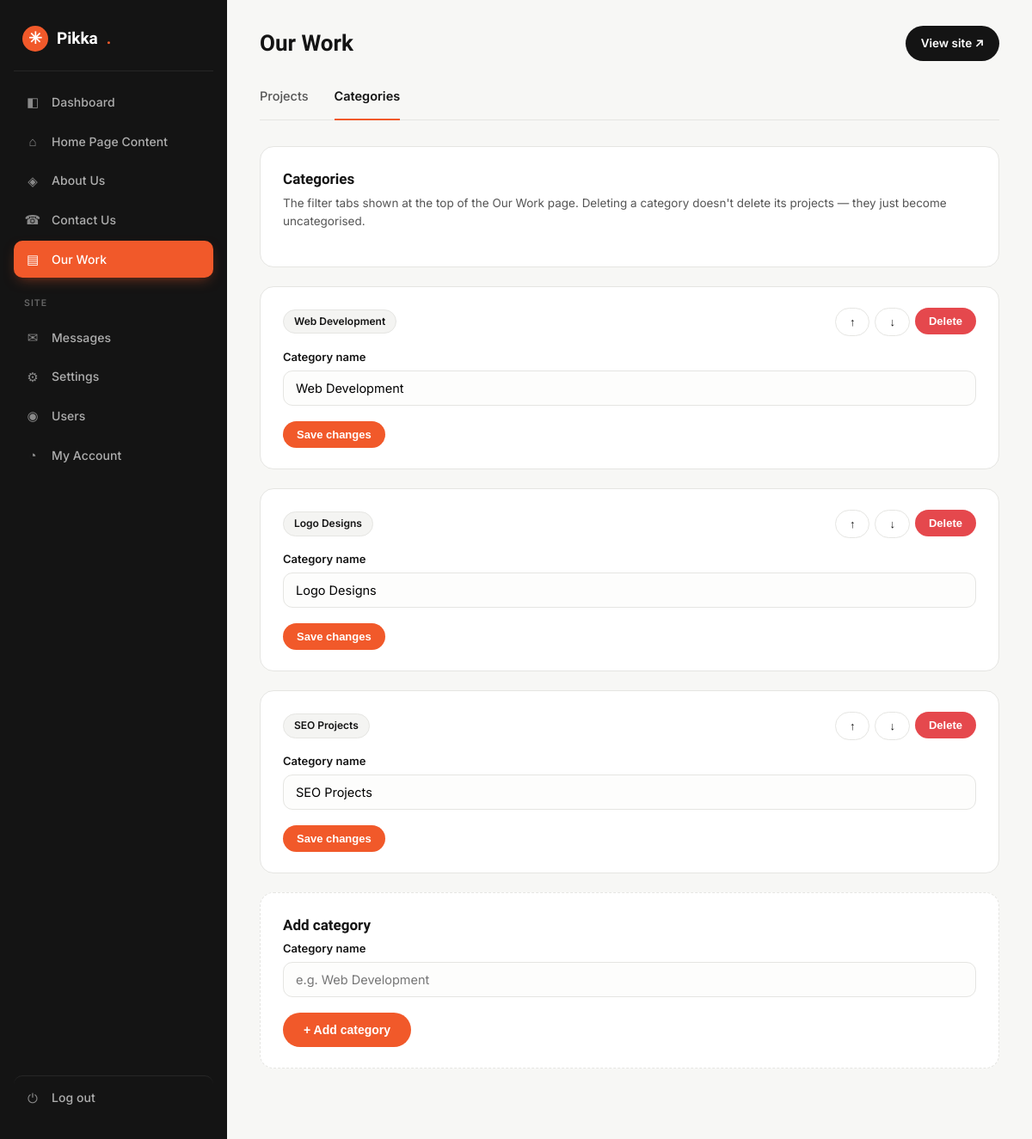
/admin/work.php?tab=categories (signed in), run on the app's committed database.
### tables this page shows
CREATE TABLE IF NOT EXISTS `work_categories` (
  `id` INT(11) NOT NULL AUTO_INCREMENT,
  `name` VARCHAR(120) NOT NULL,
  `slug` VARCHAR(140) NOT NULL,
  `sort_order` INT(11) DEFAULT 0,
  PRIMARY KEY (`id`),
  UNIQUE KEY `slug` (`slug`)
);

### includes/functions.php (called while the page is built, shortened)
<?php
require_once __DIR__ . '/config.php';
function e($str) {
    return htmlspecialchars($str ?? '', ENT_QUOTES, 'UTF-8');
}
function get_work_categories() {
    $out = [];
    $res = mysqli_query(db(), "SELECT * FROM work_categories ORDER BY sort_order ASC, id ASC");
    if ($res) while ($row = mysqli_fetch_assoc($res)) $out[] = $row;
    return $out;
}
    ?>

### includes/config.php (called while the page is built, shortened)
<?php
function db() {
    static $conn = null;
    if ($conn === null) {
        $conn = @mysqli_connect(DB_HOST, DB_USER, DB_PASS, DB_NAME);
        mysqli_set_charset($conn, 'utf8mb4');
    }
    return $conn;
}

### admin/work.php (the view, shortened to what this page needs)
<?php
$tabs = [
    'projects'   => ['label' => 'Projects'],
    'categories' => ['label' => 'Categories'],
];
$tab = $_GET['tab'] ?? 'projects';
$workTablesReady = (bool) mysqli_query(db(), "SELECT 1 FROM work_categories LIMIT 1")
    && (bool) mysqli_query(db(), "SELECT 1 FROM work_projects LIMIT 1");
$categories = get_work_categories();
require __DIR__ . '/header.php';
?>
<div class="subnav">
  <?php foreach ($tabs as $key => $meta): ?>
    <a href="?tab=<?= e($key) ?>" class="<?= $tab === $key ? 'active' : '' ?>"><?= e($meta['label']) ?></a>
  <?php endforeach; ?>
</div>
<?php if (!$workTablesReady): ?>
  <div class="card">
    <h2>One-time setup needed</h2>
    <p class="sub">Our Work stores its categories and projects in database tables that don't exist on this site yet. Open <strong>phpMyAdmin</strong> (in cPanel), select your database, go to the <strong>SQL</strong> tab, paste the code below, and click Go. This only needs to be done once — nothing else on the site is affected.</p>
    <textarea readonly rows="20" style="font-family:monospace;font-size:12.5px;white-space:pre" onclick="this.select()">CREATE TABLE IF NOT EXISTS `work_categories` (
  `id` INT(11) NOT NULL AUTO_INCREMENT,
  `name` VARCHAR(120) NOT NULL,
  `slug` VARCHAR(140) NOT NULL,
  `sort_order` INT(11) DEFAULT 0,
  PRIMARY KEY (`id`),
  UNIQUE KEY `slug` (`slug`)
) ENGINE=InnoDB DEFAULT CHARSET=utf8mb4;
CREATE TABLE IF NOT EXISTS `work_projects` (
  `id` INT(11) NOT NULL AUTO_INCREMENT,
  `category_id` INT(11) DEFAULT NULL,
  `title` VARCHAR(160) NOT NULL,
  `description` TEXT DEFAULT NULL,
  `image` VARCHAR(255) DEFAULT NULL,
  `link` VARCHAR(255) DEFAULT NULL,
  `sort_order` INT(11) DEFAULT 0,
  PRIMARY KEY (`id`),
  KEY `category_id` (`category_id`)
) ENGINE=InnoDB DEFAULT CHARSET=utf8mb4;
INSERT INTO `work_categories` (`name`, `slug`, `sort_order`) VALUES
('Web Development', 'web-development', 1),
('Logo Designs', 'logo-designs', 2),
('SEO Projects', 'seo-projects', 3);</textarea>
    <p class="muted" style="margin-top:10px">Once that's run, refresh this page and the Our Work editor will appear here.</p>
  </div>
<?php elseif ($tab === 'categories'): ?>
  <div class="card">
    <h2>Categories</h2>
    <p class="sub">The filter tabs shown at the top of the Our Work page. Deleting a category doesn't delete its projects — they just become uncategorised.</p>
  </div>
  <?php foreach ($categories as $idx => $cat): ?>
  <div class="card">
    <div class="rh" style="display:flex;justify-content:space-between;align-items:center;margin-bottom:14px">
      <span class="pill"><?= e($cat['name']) ?></span>
      <div style="display:flex;gap:6px">
        <form method="post" action="?tab=categories" style="display:inline"><button class="btn btn-ghost btn-sm" <?= $idx === 0 ? 'disabled' : '' ?>>↑</button></form>
        <form method="post" action="?tab=categories" style="display:inline"><button class="btn btn-ghost btn-sm" <?= $idx === count($categories) - 1 ? 'disabled' : '' ?>>↓</button></form>
        <form method="post" action="?tab=categories" style="display:inline" onsubmit="return confirm('Delete this category? Projects in it will become uncategorised, not deleted.')"><button class="btn btn-danger btn-sm">Delete</button></form>
      </div>
    </div>
    <form method="post" action="?tab=categories">
      <div class="field"><label>Category name</label><input type="text" name="name" value="<?= e($cat['name']) ?>"></div>
      <button class="btn btn-sm" type="submit">Save changes</button>
    </form>
  </div>
  <?php endforeach; ?>
  <div class="card" style="border-style:dashed">
    <h2>Add category</h2>
    <form method="post" action="?tab=categories">
      <div class="field"><label>Category name</label><input type="text" name="name" placeholder="e.g. Web Development"></div>
      <button class="btn" type="submit">+ Add category</button>
    </form>
  </div>
<?php endif; ?>
<?php require __DIR__ . '/footer.php'; ?>

### admin/admin.css (style rules this page uses)
:root { --accent:#F1592A;--ink:#141414;--mist:#F4F4F2;--line:#e5e5e2;--ink-2:#555 }
* { box-sizing:border-box;margin:0;padding:0 }
body { font-family:'Inter',system-ui,sans-serif;background:#f7f7f5;color:var(--ink);line-height:1.55 }
a { color:inherit;text-decoration:none }
.subnav { display:flex;gap:30px;flex-wrap:wrap;margin-bottom:30px;border-bottom:1px solid var(--line) }
.subnav a { position:relative;padding:4px 0 16px;font-size:14.5px;font-weight:500;color:var(--ink-2);transition:color .2s }
.subnav a::after { content:"";position:absolute;left:0;right:0;bottom:-1px;height:2px;background:var(--accent);transform:scaleX(0);transition:transform .2s ease }
.subnav a.active { color:var(--ink);font-weight:600 }
.subnav a.active::after { transform:scaleX(1) }
.card { background:#fff;border:1px solid var(--line);border-radius:16px;padding:24px 26px;margin-bottom:22px }
.card h2 { font-family:'Sora',sans-serif;font-size:17px;margin-bottom:4px }
.card .sub { color:var(--ink-2);font-size:13.5px;margin-bottom:18px }
label { display:block;font-size:13px;font-weight:600;margin:0 0 6px }
.field { margin-bottom:18px }
input[type=text],input[type=email],input[type=password],textarea,select { width:100%;border:1px solid var(--line);border-radius:11px;padding:11px 14px;font-family:inherit;font-size:14.5px;background:#fdfdfc;transition:.2s }
.btn { display:inline-flex;align-items:center;gap:8px;background:var(--accent);color:#fff;border:0;padding:12px 24px;border-radius:100px;font-weight:600;font-size:14px;cursor:pointer;transition:.2s }
.btn-ghost { background:#fff;border:1px solid var(--line);color:var(--ink) }
.btn-sm { padding:8px 16px;font-size:13px }
.btn-danger { background:#e5484d }
.pill { background:var(--mist);border:1px solid var(--line);border-radius:100px;padding:4px 12px;font-size:12px;font-weight:600 }

### data on the page
work_categories: name "Web Development"
work_categories: name "Logo Designs"
work_categories: name "SEO Projects"

### other printed values
$title "Our Work"
$meta['label'] "Projects"
$meta['label'] "Categories"
